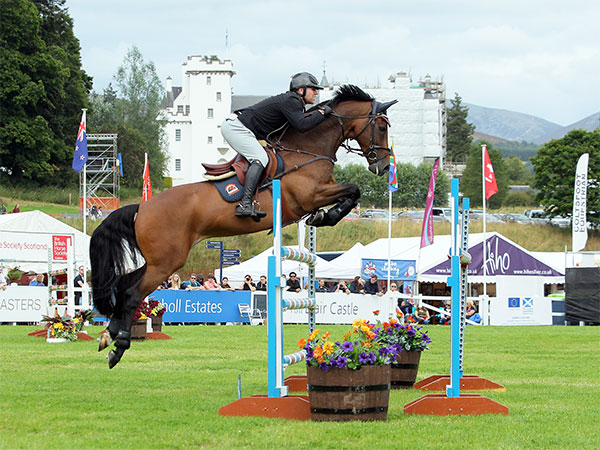
#> input picture SaliencyDetection/example_03.jpg, 600 x 450 px
$ python SaliencyDetectionImages.py
#> lines starting #> are read from the running program, lines starting #| are printed output that depends on the picture; after the words box and inside, x2 and y2 are one past the last pixel; in counts of white or black regions, pixels touching at a corner belong together
# run using projects
# Works really well when there is a single image in a big background
import cv2

image = cv2.imread(r"example_03.jpg")
#> image is the input picture: shape (450, 600, 3); mean B, G, R 134.4, 159.9, 149.4
saliency0 = cv2.saliency.StaticSaliencySpectralResidual_create()
(success0, saliencyMap0) = saliency0.computeSaliency(image)
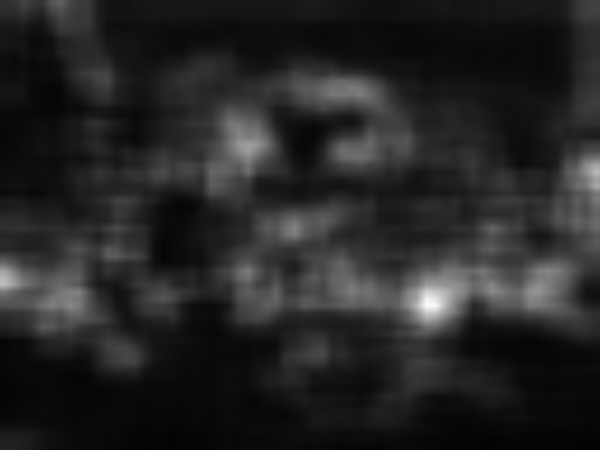
#> saliencyMap0: shape (450, 600) float32; min 0.0102, max 0.996, mean 0.148
#> success0 = True
saliencyMap0 = (saliencyMap0 * 255).astype("uint8")

saliency1 = cv2.saliency.StaticSaliencyFineGrained_create()
(success1, saliencyMap1) = saliency1.computeSaliency(image)
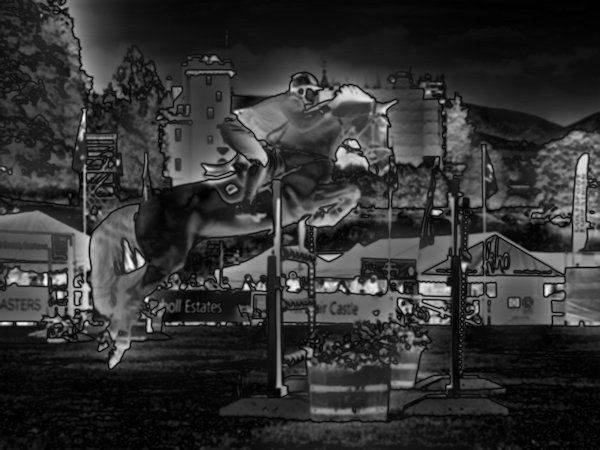
#> saliencyMap1: shape (450, 600) float32; min 0, max 1, mean 0.197
#> success1 = True
saliencyMap1 = (saliencyMap1 * 255).astype("uint8")

# if we would like a *binary* map that we could process for contours,
# compute convex hull's, extract bounding boxes, etc., we can
# additionally threshold the saliency map
threshMap = cv2.threshold(saliencyMap1.astype("uint8"), 0, 255, cv2.THRESH_BINARY | cv2.THRESH_OTSU)[1]
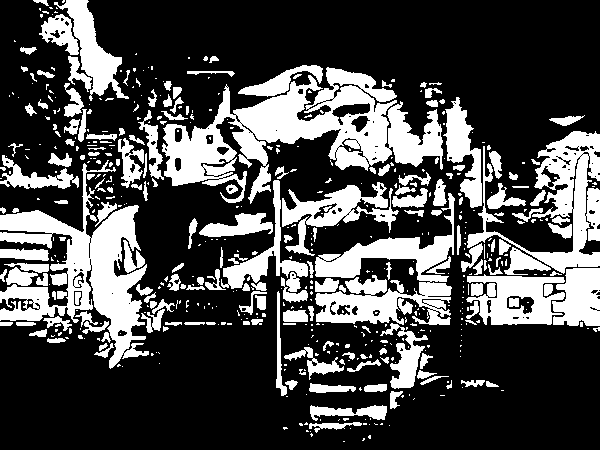
#> threshMap: shape (450, 600); 29.2% white; 555 white regions (361 under 20 px), largest, box (x1, y1, x2, y2) and area: (162, 67, 443, 204) 14845, (0, 160, 149, 369) 10481, (315, 193, 455, 325) 7187
cv2.imshow("Static Saliency Spectral Residual", saliencyMap0)
cv2.imshow("Static Saliency Fine Grained", saliencyMap1)
cv2.imshow("Thresh", threshMap)
cv2.imshow("input image", image)
cv2.waitKey(0)
cv2.destroyAllWindows()

$ run again, with SaliencyDetection/example_02.jpg copied over SaliencyDetection/example_03.jpg
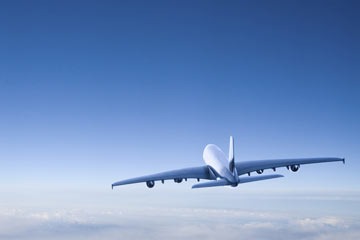
#> input picture SaliencyDetection/example_02.jpg, 360 x 240 px
#> image is the input picture: shape (240, 360, 3); mean B, G, R 194.3, 145.2, 114.2
#> success0 = True
#> `(success1, saliencyMap1) = saliency1.computeSaliency(image)`:
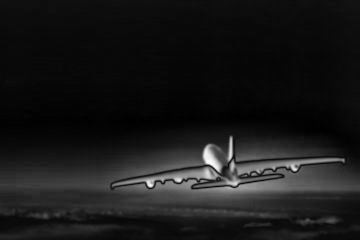
#> saliencyMap1: shape (240, 360) float32; min 0, max 1, mean 0.0971
#> `threshMap = cv2.threshold(saliencyMap1.astype("uint8"), 0, 255, cv2.TH..`:
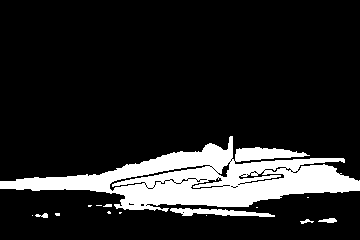
#> threshMap: shape (240, 360); 14.5% white; 15 white regions (9 under 20 px), largest, box (x1, y1, x2, y2) and area: (0, 136, 360, 212) 11821, (170, 208, 275, 217) 507, (318, 218, 337, 223) 63, (35, 213, 48, 218) 39, (300, 219, 314, 224) 33, (103, 204, 112, 207) 22
